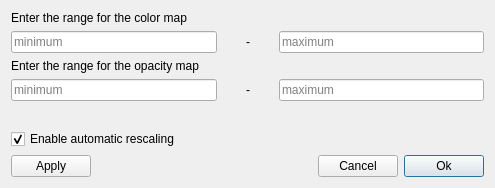
<?xml version="1.0" encoding="UTF-8"?>
<ui version="4.0">
 <class>RescaleScalarRangeToCustomDialog</class>
 <widget class="QDialog" name="RescaleScalarRangeToCustomDialog">
  <property name="geometry">
   <rect>
    <x>0</x>
    <y>0</y>
    <width>495</width>
    <height>188</height>
   </rect>
  </property>
  <property name="windowTitle">
   <string>Set Range</string>
  </property>
  <layout class="QVBoxLayout" name="verticalLayout">
   <item>
    <widget class="QLabel" name="ColorMapLabel">
     <property name="toolTip">
      <string/>
     </property>
     <property name="text">
      <string>&lt;html&gt;&lt;head/&gt;&lt;body&gt;&lt;p&gt;Enter the range for the color map&lt;/p&gt;&lt;/body&gt;&lt;/html&gt;</string>
     </property>
     <property name="alignment">
      <set>Qt::AlignLeading|Qt::AlignLeft|Qt::AlignTop</set>
     </property>
     <property name="wordWrap">
      <bool>true</bool>
     </property>
    </widget>
   </item>
   <item>
    <layout class="QHBoxLayout" name="horizontalLayout">
     <property name="sizeConstraint">
      <enum>QLayout::SetDefaultConstraint</enum>
     </property>
     <item>
      <widget class="pqDoubleLineEdit" name="MinimumScalar">
       <property name="sizePolicy">
        <sizepolicy hsizetype="Expanding" vsizetype="Fixed">
         <horstretch>0</horstretch>
         <verstretch>0</verstretch>
        </sizepolicy>
       </property>
       <property name="toolTip">
        <string>Enter the new range minimum for the color map here.</string>
       </property>
       <property name="placeholderText">
        <string>minimum</string>
       </property>
      </widget>
     </item>
     <item>
      <widget class="QLabel" name="ColorHyphenLabel">
       <property name="sizePolicy">
        <sizepolicy hsizetype="Minimum" vsizetype="Minimum">
         <horstretch>0</horstretch>
         <verstretch>0</verstretch>
        </sizepolicy>
       </property>
       <property name="minimumSize">
        <size>
         <width>50</width>
         <height>0</height>
        </size>
       </property>
       <property name="text">
        <string>-</string>
       </property>
       <property name="alignment">
        <set>Qt::AlignCenter</set>
       </property>
      </widget>
     </item>
     <item>
      <widget class="pqDoubleLineEdit" name="MaximumScalar">
       <property name="sizePolicy">
        <sizepolicy hsizetype="Expanding" vsizetype="Fixed">
         <horstretch>0</horstretch>
         <verstretch>0</verstretch>
        </sizepolicy>
       </property>
       <property name="toolTip">
        <string>Enter the new range maximum for the color map here.</string>
       </property>
       <property name="placeholderText">
        <string>maximum</string>
       </property>
      </widget>
     </item>
    </layout>
   </item>
   <item>
    <widget class="QLabel" name="OpacityLabel">
     <property name="text">
      <string>Enter the range for the opacity map</string>
     </property>
    </widget>
   </item>
   <item>
    <layout class="QHBoxLayout" name="horizontalLayout_4">
     <property name="sizeConstraint">
      <enum>QLayout::SetDefaultConstraint</enum>
     </property>
     <item>
      <widget class="pqDoubleLineEdit" name="MinimumOpacityScalar">
       <property name="sizePolicy">
        <sizepolicy hsizetype="Expanding" vsizetype="Fixed">
         <horstretch>0</horstretch>
         <verstretch>0</verstretch>
        </sizepolicy>
       </property>
       <property name="toolTip">
        <string>Enter the new range minimum for the opacity map here.</string>
       </property>
       <property name="text">
        <string/>
       </property>
       <property name="placeholderText">
        <string>minimum</string>
       </property>
      </widget>
     </item>
     <item>
      <widget class="QLabel" name="OpacityHyphenLabel">
       <property name="sizePolicy">
        <sizepolicy hsizetype="Minimum" vsizetype="Minimum">
         <horstretch>0</horstretch>
         <verstretch>0</verstretch>
        </sizepolicy>
       </property>
       <property name="minimumSize">
        <size>
         <width>50</width>
         <height>0</height>
        </size>
       </property>
       <property name="text">
        <string>-</string>
       </property>
       <property name="scaledContents">
        <bool>false</bool>
       </property>
       <property name="alignment">
        <set>Qt::AlignCenter</set>
       </property>
      </widget>
     </item>
     <item>
      <widget class="pqDoubleLineEdit" name="MaximumOpacityScalar">
       <property name="sizePolicy">
        <sizepolicy hsizetype="Expanding" vsizetype="Fixed">
         <horstretch>0</horstretch>
         <verstretch>0</verstretch>
        </sizepolicy>
       </property>
       <property name="toolTip">
        <string>Enter the new range maximum for the opacity map here.</string>
       </property>
       <property name="text">
        <string/>
       </property>
       <property name="placeholderText">
        <string>maximum</string>
       </property>
      </widget>
     </item>
    </layout>
   </item>
   <item>
    <spacer name="verticalSpacer">
     <property name="orientation">
      <enum>Qt::Vertical</enum>
     </property>
     <property name="sizeHint" stdset="0">
      <size>
       <width>20</width>
       <height>40</height>
      </size>
     </property>
    </spacer>
   </item>
   <item>
    <widget class="QCheckBox" name="AutomaticRescaling">
     <property name="toolTip">
      <string>If off lock the color map to avoid automatic rescaling</string>
     </property>
     <property name="text">
      <string>Enable automatic rescaling</string>
     </property>
     <property name="checked">
      <bool>true</bool>
     </property>
    </widget>
   </item>
   <item>
    <layout class="QHBoxLayout">
     <property name="spacing">
      <number>6</number>
     </property>
     <property name="leftMargin">
      <number>0</number>
     </property>
     <property name="topMargin">
      <number>0</number>
     </property>
     <property name="rightMargin">
      <number>0</number>
     </property>
     <property name="bottomMargin">
      <number>0</number>
     </property>
     <item>
      <widget class="QPushButton" name="ApplyButton">
       <property name="toolTip">
        <string>Apply rescale.</string>
       </property>
       <property name="text">
        <string>Apply</string>
       </property>
      </widget>
     </item>
     <item>
      <spacer>
       <property name="orientation">
        <enum>Qt::Horizontal</enum>
       </property>
       <property name="sizeHint" stdset="0">
        <size>
         <width>40</width>
         <height>20</height>
        </size>
       </property>
      </spacer>
     </item>
     <item>
      <widget class="QPushButton" name="CancelButton">
       <property name="toolTip">
        <string>Close without rescaling</string>
       </property>
       <property name="text">
        <string>Cancel</string>
       </property>
      </widget>
     </item>
     <item>
      <widget class="QPushButton" name="RescaleButton">
       <property name="toolTip">
        <string>Rescale and update automatic rescaling if changed.</string>
       </property>
       <property name="text">
        <string>Ok</string>
       </property>
       <property name="default">
        <bool>true</bool>
       </property>
      </widget>
     </item>
    </layout>
   </item>
  </layout>
 </widget>
 <customwidgets>
  <customwidget>
   <class>pqDoubleLineEdit</class>
   <extends>QLineEdit</extends>
   <header>pqDoubleLineEdit.h</header>
  </customwidget>
 </customwidgets>
 <tabstops>
  <tabstop>ApplyButton</tabstop>
  <tabstop>CancelButton</tabstop>
  <tabstop>RescaleButton</tabstop>
 </tabstops>
 <resources/>
 <connections/>
</ui>
